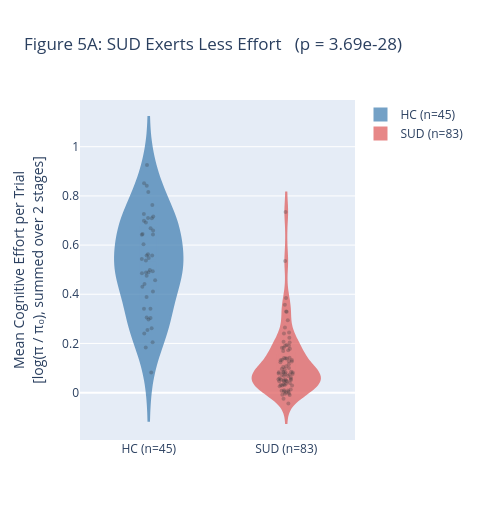

The cell this chart's notebook holds for it:
### Code cell
# ── Figure 5A: HC vs SUD cognitive effort (violin) ────────────────────────────

t_eff, p_eff = stats.ttest_ind(hc_mean_effort, sud_mean_effort)

fig = go.Figure()
fig.add_trace(go.Violin(
    y=hc_mean_effort, name=f'HC (n={n_hc})',
    box_visible=True, meanline_visible=True,
    fillcolor=HC_COLOR, line_color=HC_COLOR, opacity=0.75,
    points='all', pointpos=0,
    marker=dict(size=4, color='black', opacity=0.3),
))
fig.add_trace(go.Violin(
    y=sud_mean_effort, name=f'SUD (n={n_sud})',
    box_visible=True, meanline_visible=True,
    fillcolor=SUD_COLOR, line_color=SUD_COLOR, opacity=0.75,
    points='all', pointpos=0,
    marker=dict(size=4, color='black', opacity=0.3),
))
fig.update_layout(
    title=f'Figure 5A: SUD Exerts Less Effort   (p = {p_eff:.2e})',
    yaxis_title='Mean Cognitive Effort per Trial<br>[log(π / π₀), summed over 2 stages]',
    height=520, width=480,
    violingap=0.3, violinmode='overlay',
)
fig.show()

print(f'HC   mean effort = {np.mean(hc_mean_effort):.4f}  SD={np.std(hc_mean_effort):.4f}')
print(f'SUD  mean effort = {np.mean(sud_mean_effort):.4f}  SD={np.std(sud_mean_effort):.4f}')
print(f't-test: t={t_eff:.3f}, p={p_eff:.3e}')
print('EXPECT: HC effort significantly higher than SUD (HC deviates from π_0 more to pursue reward).')

### Figure 1 — Plotly figure (JSON) as saved in the notebook; plotly's stock layout.template omitted (floating-point values rounded to 4 significant figures)
{"data": [{"box": {"visible": true}, "fillcolor": "#4682b4", "line": {"color": "#4682b4"}, "marker": {"color": "black", "opacity": 0.3, "size": 4}, "meanline": {"visible": true}, "name": "HC (n=45)", "opacity": 0.75, "pointpos": 0, "points": "all", "type": "violin", "y": [0.5626, 0.4309, 0.5475, 0.6921, 0.442, 0.3038, 0.7165, 0.6037, 0.4852, 0.4108, 0.7268, 0.6988, 0.8516, 0.3887, 0.9253, 0.4986, 0.2047, 0.2616, 0.5374, 0.1832, 0.3052, 0.2973, 0.7089, 0.2403, 0.642, 0.4939, 0.5579, 0.5576, 0.08161, 0.5439, 0.8412, 0.4752, 0.6428, 0.6595, 0.7104, 0.8161, 0.3413, 0.2551, 0.668, 0.4567, 0.4889, 0.341, 0.6447, 0.7626, 0.4894]}, {"box": {"visible": true}, "fillcolor": "#e06060", "line": {"color": "#e06060"}, "marker": {"color": "black", "opacity": 0.3, "size": 4}, "meanline": {"visible": true}, "name": "SUD (n=83)", "opacity": 0.75, "pointpos": 0, "points": "all", "type": "violin", "y": [0.06767, 0.1909, 0.004924, -0.0446, 0.05341, 0.04504, 0.0523, 0.1322, 0.08305, 0.2064, 0.03928, 0.01251, 0.1937, -0.008133, -0.003885, 0.1722, 0.07563, 0.0841, 0.05401, 0.09491, 0.1156, 0.107, 0.05034, 0.1903, 0.1333, 0.3852, 0.1827, 0.169, 0.1233, 0.07444, 0.09568, 0.04654, 0.08478, 0.02569, 0.3298, 0.2234, 0.3571, 0.2647, 0.07422, 0.1043, 0.1263, 0.003967, 0.05591, 0.06749, 0.02928, 0.05181, 0.1327, -0.009811, 0.1271, 0.1384, 0.1392, 0.0716, 0.08143, 0.008348, 0.1405, 0.04581, 0.1422, 0.07747, 0.03125, 0.05841, 0.2446, 4.534e-05, 0.04853, 0.5357, 0.2043, 0.2948, -0.02501, 0.06117, 0.08324, 0.08213, 0.01002, 0.02891, 0.7348, 0.1782, 0.09973, 0.1823, 0.2404, 0.3291, 0.00806, 0.03428, 0.03092, 0.03656, -0.004676]}], "layout": {"height": 520, "title": {"text": "Figure 5A: SUD Exerts Less Effort   (p = 3.69e-28)"}, "violingap": 0.3, "violinmode": "overlay", "width": 480, "yaxis": {"title": {"text": "Mean Cognitive Effort per Trial<br>[log(π / π₀), summed over 2 stages]"}}}}
